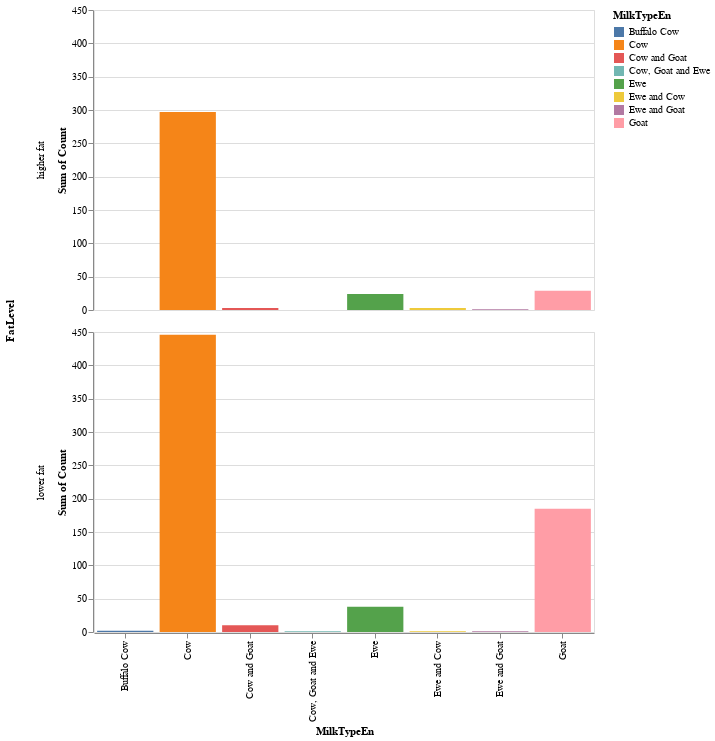

Write notebook code for a chart like this one.
### Markdown cell above
Below I have visualized the animals that are producing high fat and low fat cheese. It is interesting to note that a majority of the cheese in this dataset is made using low and high fat Cow's milk, followed by Goat and Ewe milk.

### Code cell
fat_count = cheese_clean.groupby(by=['MilkTypeEn','FatLevel']).size()
fat_count = pd.DataFrame(fat_count).reset_index()
fat_count = fat_count.sort_values(by=0,ascending=False)
fat_count = fat_count.rename(columns={0:'Count'})

alt.Chart(fat_count, width=500, height=300).mark_bar().encode(  
    x=alt.X('MilkTypeEn:O'),
    y=alt.Y('sum(Count):Q'),
    color='MilkTypeEn:N',     
    row='FatLevel:N' )

### Figure 1 — Vega-Lite specification as saved in the notebook (floating-point values rounded to 4 significant figures)
{"config": {"view": {"continuousWidth": 400, "continuousHeight": 300}}, "data": {"name": "data-42414dc11db325612af3f7d7e359c6f9"}, "mark": "bar", "encoding": {"color": {"type": "nominal", "field": "MilkTypeEn"}, "row": {"type": "nominal", "field": "FatLevel"}, "x": {"type": "ordinal", "field": "MilkTypeEn"}, "y": {"type": "quantitative", "aggregate": "sum", "field": "Count"}}, "height": 300, "width": 500, "$schema": "https://vega.github.io/schema/vega-lite/v4.8.1.json", "datasets": {"data-42414dc11db325612af3f7d7e359c6f9": [{"MilkTypeEn": "Cow", "FatLevel": "lower fat", "Count": 446}, {"MilkTypeEn": "Cow", "FatLevel": "higher fat", "Count": 297}, {"MilkTypeEn": "Goat", "FatLevel": "lower fat", "Count": 185}, {"MilkTypeEn": "Ewe", "FatLevel": "lower fat", "Count": 38}, {"MilkTypeEn": "Goat", "FatLevel": "higher fat", "Count": 29}, {"MilkTypeEn": "Ewe", "FatLevel": "higher fat", "Count": 24}, {"MilkTypeEn": "Cow and Goat", "FatLevel": "lower fat", "Count": 10}, {"MilkTypeEn": "Cow and Goat", "FatLevel": "higher fat", "Count": 3}, {"MilkTypeEn": "Ewe and Cow", "FatLevel": "higher fat", "Count": 3}, {"MilkTypeEn": "Buffalo Cow", "FatLevel": "lower fat", "Count": 2}, {"MilkTypeEn": "Cow, Goat and Ewe", "FatLevel": "lower fat", "Count": 1}, {"MilkTypeEn": "Ewe and Cow", "FatLevel": "lower fat", "Count": 1}, {"MilkTypeEn": "Ewe and Goat", "FatLevel": "higher fat", "Count": 1}, {"MilkTypeEn": "Ewe and Goat", "FatLevel": "lower fat", "Count": 1}]}}
